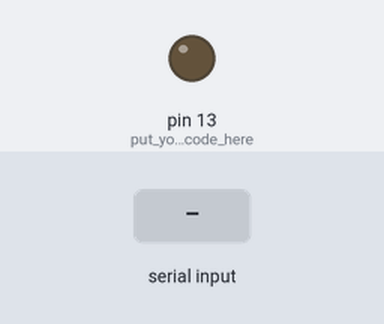
Recording of a sketch running on a simulated Arduino Uno, built with avr-gcc and run on an emulated ATmega328P. Parts: output pins drawn as LEDs (lit = HIGH). The inputs (shaded band) are chosen by the test bench.

Above: at 1.2 s.
1.3 s: "1" received over the second serial link
At 2.1 s:
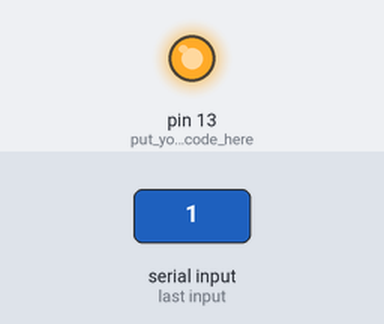
2.8 s: "0" received over the second serial link
At 3.3 s:
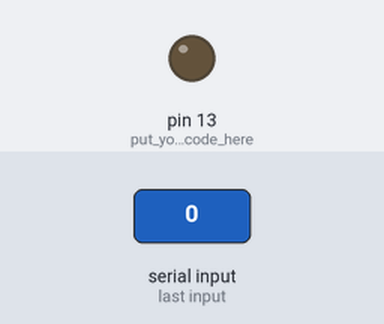
Timing chart, 0 to 5.8 s (numbered marks = the images above; inputs shaded):
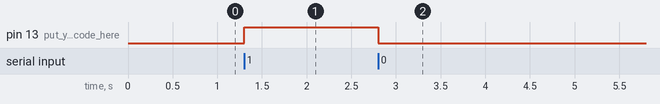

Measured:
- after the input at 1.3 s, pin 13 (put_your_setup_code_here): LOW → HIGH at once
- after the input at 2.8 s, pin 13 (put_your_setup_code_here): HIGH → LOW at once

The sketch:

4-bluetooth_ledblink.ino
```cpp
/*
 * Connection
 * HC-05    Arduino
 * TX       2(defined as RX)
 * RX       3(defined as TX)
 * VCC      5V
 * GND      GND
 */

#include <SoftwareSerial.h>

SoftwareSerial BTserial(2, 3); // RX, TX

void setup() {
  // put your setup code here, to run once:
BTserial.begin(9600);
 pinMode(13, OUTPUT); // put your setup code here, to run once:
 }

void loop() {
  // put your main code here, to run repeatedly:
 if(BTserial.available()>0)
   {
      char data= BTserial.read(); // reading the data received from the bluetooth module
      switch(data)
      {
        case '1': digitalWrite(13, HIGH);break; // when a is pressed on the app on your smart phone
        case '0': digitalWrite(13, LOW);break; // when d is pressed on the app on your smart phone
        default : break;
      }
   }
   delay(50);
}
```
